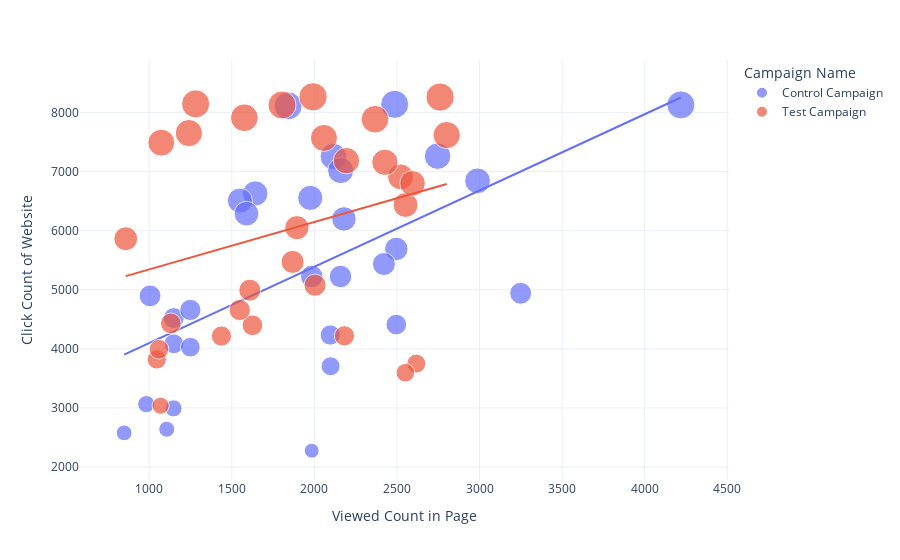

Notebook code cell kept with this figure:
### Markdown cell above
The website clicks are higher in the test campaign, but the engagement from website clicks is higher in the control campaign. It shows that The control campaign winner!

### Code cell
graph_6 = px.scatter(data_frame = test_data,
                    x = 'Viewed Count in Page',
                    y = 'Click Count of Website',
                    size = 'Click Count of Website',
                    color = 'Campaign Name',
                    trendline = 'ols')
graph_6.show()

### Figure 1 — Plotly figure (JSON) as saved in the notebook; plotly's stock layout.template omitted (floating-point values rounded to 4 significant figures)
{"data": [{"hovertemplate": "Campaign Name=Control Campaign<br>Viewed Count in Page=%{x}<br>Click Count of Website=%{marker.size}<extra></extra>", "legendgroup": "Control Campaign", "marker": {"color": "#636efa", "size": [8110, 5691, 5224, 4521, 7253, 4085, 7260, 3065, 4234, 5224, 4941, 2277, 6628, 5435, 7016, 2993, 4658, 6508, 8127, 6287, 8137, 4410, 2640, 3706, 2578, 6554, 4896, 6198, 6843, 4028], "sizemode": "area", "sizeref": 20.66, "symbol": "circle"}, "mode": "markers", "name": "Control Campaign", "orientation": "v", "showlegend": true, "type": "scatter", "x": [1841, 2496, 1984, 1149, 2115, 1149, 2746, 982, 2096, 2158, 3249, 1984, 1642, 2421, 2159, 1147, 1249, 1549, 4219, 1589, 2486, 2496, 1106, 2098, 848, 1975, 1005, 2179, 2988, 1249], "xaxis": "x", "y": [8110, 5691, 5224, 4521, 7253, 4085, 7260, 3065, 4234, 5224, 4941, 2277, 6628, 5435, 7016, 2993, 4658, 6508, 8127, 6287, 8137, 4410, 2640, 3706, 2578, 6554, 4896, 6198, 6843, 4028], "yaxis": "y"}, {"hovertemplate": "<b>OLS trendline</b><br>Click Count of Website = 1.29091 * Viewed Count in Page + 2806.57<br>R<sup>2</sup>=0.326221<br><br>Campaign Name=Control Campaign<br>Viewed Count in Page=%{x}<br>Click Count of Website=%{y} <b>(trend)</b><extra></extra>", "legendgroup": "Control Campaign", "marker": {"color": "#636efa", "symbol": "circle"}, "mode": "lines", "name": "Control Campaign", "showlegend": false, "type": "scatter", "x": [848, 982, 1005, 1106, 1147, 1149, 1149, 1249, 1249, 1549, 1589, 1642, 1841, 1975, 1984, 1984, 2096, 2098, 2115, 2158, 2159, 2179, 2421, 2486, 2496, 2496, 2746, 2988, 3249, 4219], "xaxis": "x", "y": [3901.0, 4074.0, 4104.0, 4234.0, 4287.0, 4290.0, 4290.0, 4419.0, 4419.0, 4806.0, 4858.0, 4926.0, 5183.0, 5356.0, 5368.0, 5368.0, 5512.0, 5515.0, 5537.0, 5592.0, 5594.0, 5619.0, 5932.0, 6016.0, 6029.0, 6029.0, 6351.0, 6664.0, 7001.0, 8253.0], "yaxis": "y"}, {"hovertemplate": "Campaign Name=Test Campaign<br>Viewed Count in Page=%{x}<br>Click Count of Website=%{marker.size}<extra></extra>", "legendgroup": "Test Campaign", "marker": {"color": "#EF553B", "size": [7910, 7568, 4399, 6909, 7156, 8144, 5863, 3820, 7885, 5077, 3750, 7488, 4993, 3993, 4657, 7617, 8259, 4216, 6050, 8125, 7651, 8264, 4221, 4431, 6435, 7184, 3596, 3038, 6800, 5471], "sizemode": "area", "sizeref": 20.66, "symbol": "circle"}, "mode": "markers", "name": "Test Campaign", "orientation": "v", "showlegend": true, "type": "scatter", "x": [1576, 2058, 1625, 2522, 2427, 1281, 858, 1046, 2367, 2004, 2617, 1073, 1609, 1059, 1548, 2801, 2761, 1437, 1894, 1804, 1240, 1992, 2182, 1131, 2552, 2194, 2551, 1069, 2594, 1868], "xaxis": "x", "y": [7910, 7568, 4399, 6909, 7156, 8144, 5863, 3820, 7885, 5077, 3750, 7488, 4993, 3993, 4657, 7617, 8259, 4216, 6050, 8125, 7651, 8264, 4221, 4431, 6435, 7184, 3596, 3038, 6800, 5471], "yaxis": "y"}, {"hovertemplate": "<b>OLS trendline</b><br>Click Count of Website = 0.801598 * Viewed Count in Page + 4542.96<br>R<sup>2</sup>=0.078623<br><br>Campaign Name=Test Campaign<br>Viewed Count in Page=%{x}<br>Click Count of Website=%{y} <b>(trend)</b><extra></extra>", "legendgroup": "Test Campaign", "marker": {"color": "#EF553B", "symbol": "circle"}, "mode": "lines", "name": "Test Campaign", "showlegend": false, "type": "scatter", "x": [858, 1046, 1059, 1069, 1073, 1131, 1240, 1281, 1437, 1548, 1576, 1609, 1625, 1804, 1868, 1894, 1992, 2004, 2058, 2182, 2194, 2367, 2427, 2522, 2551, 2552, 2594, 2617, 2761, 2801], "xaxis": "x", "y": [5231.0, 5381.0, 5392.0, 5400.0, 5403.0, 5450.0, 5537.0, 5570.0, 5695.0, 5784.0, 5806.0, 5833.0, 5846.0, 5989.0, 6040.0, 6061.0, 6140.0, 6149.0, 6193.0, 6292.0, 6302.0, 6440.0, 6488.0, 6565.0, 6588.0, 6589.0, 6622.0, 6641.0, 6756.0, 6788.0], "yaxis": "y"}], "layout": {"autosize": true, "legend": {"itemsizing": "constant", "title": {"text": "Campaign Name"}, "tracegroupgap": 0}, "margin": {"t": 60}, "xaxis": {"anchor": "y", "autorange": true, "domain": [0, 1], "range": [636.9, 4445.0], "title": {"text": "Viewed Count in Page"}, "type": "linear"}, "yaxis": {"anchor": "x", "autorange": true, "domain": [0, 1], "range": [1613.0, 9187.0], "title": {"text": "Click Count of Website"}, "type": "linear"}}}
